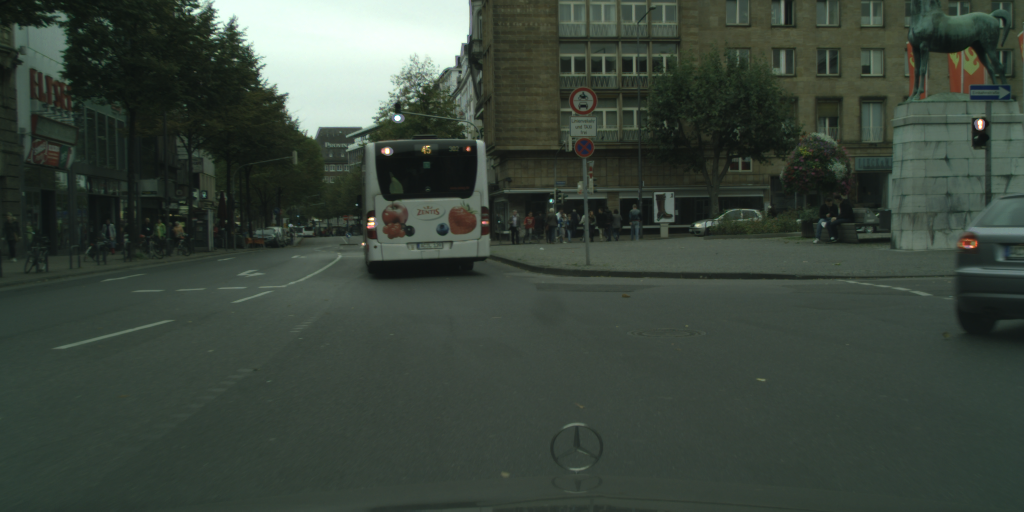
#> input picture GPA/example/daytime/aachen_000117_000019_leftImg8bit.png, 2048 x 1024 px (shown at 1/2 size)
$ python FDA_demo.py
#> lines starting #> are read from the running program, lines starting #| are printed output that depends on the picture; pictures that were not available may be replaced by others from this repository, and a replacement may not be noted
import numpy as np
from PIL import Image
from utils import FDA_source_to_target_np


im_src = Image.open("example/daytime/aachen_000117_000019_leftImg8bit.png").convert('RGB')
#> im_src is the input picture: PIL image 2048x1024 RGB; mean R, G, B 58.9, 69.4, 60.1
im_trg = Image.open("example/nighttime/GOPR0356_frame_000339_rgb_anon.png").convert('RGB')
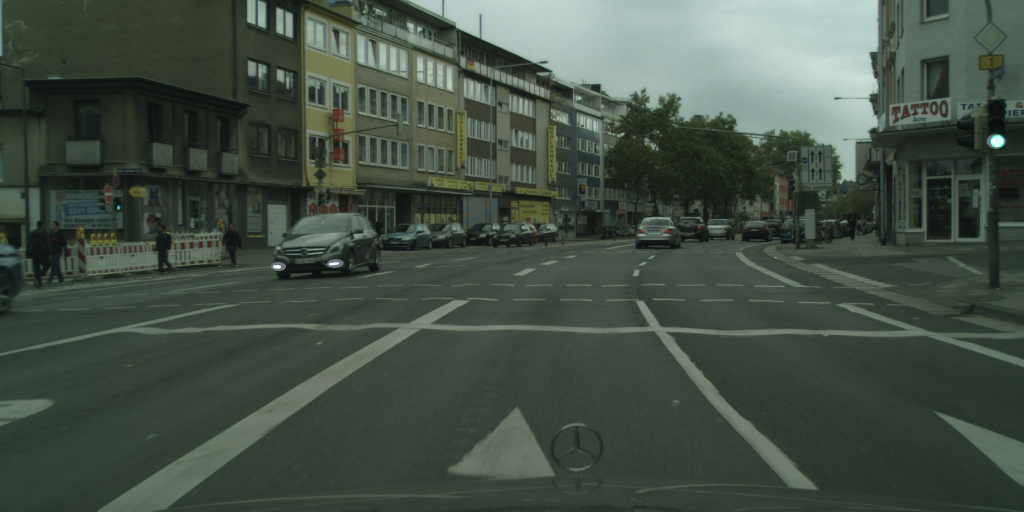
#> input picture GPA/example/daytime/aachen_000004_000019_leftImg8bit.png, 2048 x 1024 px, given in place of GOPR0356_frame_000339_rgb_anon.png, which was not available (shown at 1/2 size)
#> im_trg is the input picture: PIL image 2048x1024 RGB; mean R, G, B 68.2, 79.7, 69.6

im_src = im_src.resize( (1024,512), Image.BICUBIC )
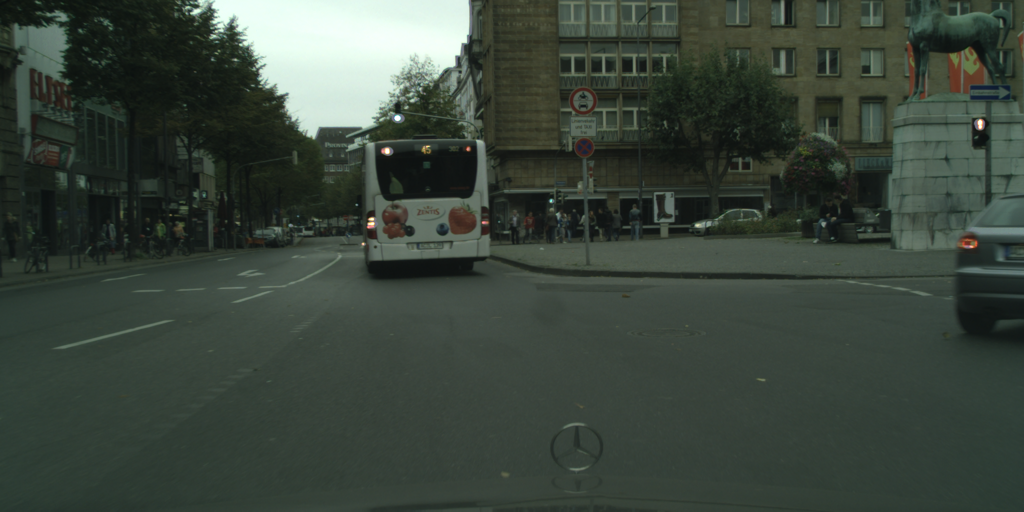
#> im_src: PIL image 1024x512 RGB; mean R, G, B 58.9, 69.4, 60.1
im_trg = im_trg.resize( (1024,512), Image.BICUBIC )
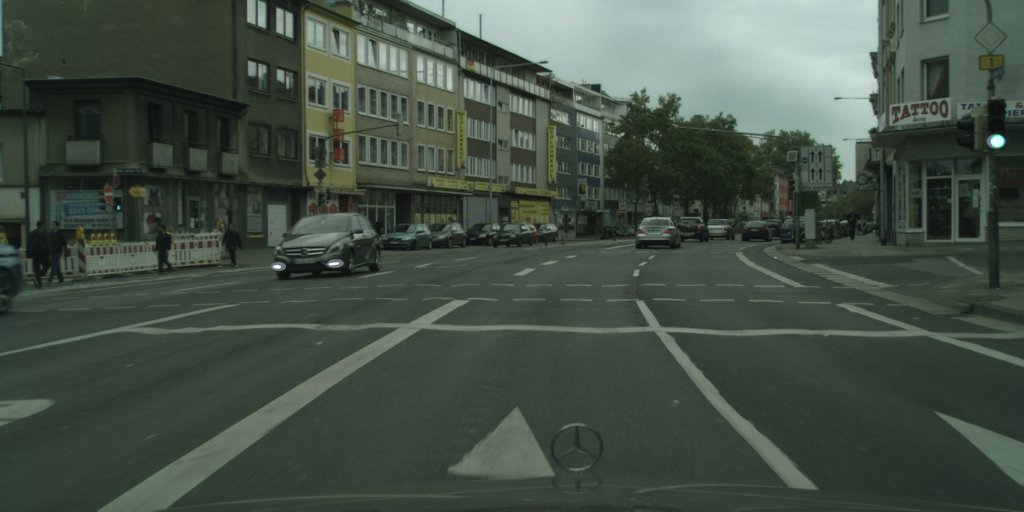
#> im_trg: PIL image 1024x512 RGB; mean R, G, B 68.2, 79.8, 69.6

im_src = np.asarray(im_src, np.float32)
#> im_src: shape (512, 1024, 3) float32
im_trg = np.asarray(im_trg, np.float32)
#> im_trg: shape (512, 1024, 3) float32

im_src = im_src.transpose((2, 0, 1))
im_trg = im_trg.transpose((2, 0, 1))

#> (the run stopped early here; a loop or call above may not have finished)
